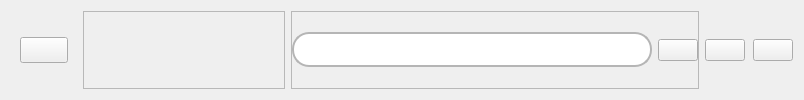
        <widget class="QWidget" name="headerContainer" native="true">
         <layout class="QHBoxLayout" name="horizontalLayout_3">
          <property name="leftMargin">
           <number>11</number>
          </property>
          <item alignment="Qt::AlignLeft">
           <widget class="QWidget" name="widget" native="true">
            <layout class="QHBoxLayout" name="horizontalLayout_10">
             <item>
              <widget class="QPushButton" name="btn_menu">
               <property name="font">
                <font>
                 <pointsize>11</pointsize>
                </font>
               </property>
               <property name="toolTip">
                <string>Menu</string>
               </property>
               <property name="text">
                <string/>
               </property>
               <property name="icon">
                <iconset resource="../assets/resources.qrc">
                 <normaloff>:/white_icons/iconos/menu.svg</normaloff>:/white_icons/iconos/menu.svg</iconset>
               </property>
               <property name="iconSize">
                <size>
                 <width>24</width>
                 <height>24</height>
                </size>
               </property>
               <property name="checkable">
                <bool>true</bool>
               </property>
               <property name="autoExclusive">
                <bool>false</bool>
               </property>
              </widget>
             </item>
            </layout>
           </widget>
          </item>
          <item alignment="Qt::AlignLeft">
           <widget class="QFrame" name="frame_4">
            <property name="frameShape">
             <enum>QFrame::StyledPanel</enum>
            </property>
            <property name="frameShadow">
             <enum>QFrame::Raised</enum>
            </property>
            <layout class="QHBoxLayout" name="horizontalLayout_5">
             <property name="spacing">
              <number>6</number>
             </property>
             <property name="leftMargin">
              <number>0</number>
             </property>
             <property name="topMargin">
              <number>0</number>
             </property>
             <property name="rightMargin">
              <number>0</number>
             </property>
             <property name="bottomMargin">
              <number>0</number>
             </property>
             <item>
              <widget class="QLabel" name="label">
               <property name="minimumSize">
                <size>
                 <width>200</width>
                 <height>0</height>
                </size>
               </property>
               <property name="maximumSize">
                <size>
                 <width>16777215</width>
                 <height>16777215</height>
                </size>
               </property>
               <property name="font">
                <font>
                 <pointsize>10</pointsize>
                 <weight>75</weight>
                 <bold>true</bold>
                </font>
               </property>
               <property name="text">
                <string/>
               </property>
               <property name="textFormat">
                <enum>Qt::MarkdownText</enum>
               </property>
               <property name="pixmap">
                <pixmap>:/usuarioIcons/hcu.png</pixmap>
               </property>
               <property name="scaledContents">
                <bool>true</bool>
               </property>
              </widget>
             </item>
            </layout>
           </widget>
          </item>
          <item>
           <widget class="QFrame" name="frame_5">
            <property name="styleSheet">
             <string notr="true">QLineEdit{
	border: 2px solid #b5b5b5;
	background: rgb(255, 255, 255);
	border-radius:17px;
    padding: 0px 0px 2px 8px;
	color: rgb(0, 0, 0);
	
}</string>
            </property>
            <property name="inputMethodHints">
             <set>Qt::ImhNone</set>
            </property>
            <property name="frameShape">
             <enum>QFrame::StyledPanel</enum>
            </property>
            <property name="frameShadow">
             <enum>QFrame::Raised</enum>
            </property>
            <layout class="QHBoxLayout" name="horizontalLayout_6">
             <property name="spacing">
              <number>6</number>
             </property>
             <property name="leftMargin">
              <number>0</number>
             </property>
             <property name="topMargin">
              <number>0</number>
             </property>
             <property name="rightMargin">
              <number>0</number>
             </property>
             <property name="bottomMargin">
              <number>0</number>
             </property>
             <item alignment="Qt::AlignRight">
              <widget class="QLineEdit" name="lineEdit">
               <property name="minimumSize">
                <size>
                 <width>360</width>
                 <height>35</height>
                </size>
               </property>
               <property name="maximumSize">
                <size>
                 <width>16777215</width>
                 <height>16777215</height>
                </size>
               </property>
              </widget>
             </item>
             <item alignment="Qt::AlignRight">
              <widget class="QPushButton" name="btn_buscar">
               <property name="text">
                <string/>
               </property>
               <property name="icon">
                <iconset resource="../assets/resources.qrc">
                 <normaloff>:/white_icons/iconos/search.svg</normaloff>:/white_icons/iconos/search.svg</iconset>
               </property>
               <property name="iconSize">
                <size>
                 <width>24</width>
                 <height>24</height>
                </size>
               </property>
              </widget>
             </item>
            </layout>
           </widget>
          </item>
          <item alignment="Qt::AlignRight">
           <widget class="QFrame" name="frame_6">
            <layout class="QHBoxLayout" name="horizontalLayout_4">
             <property name="spacing">
              <number>8</number>
             </property>
             <property name="leftMargin">
              <number>0</number>
             </property>
             <property name="topMargin">
              <number>0</number>
             </property>
             <property name="rightMargin">
              <number>0</number>
             </property>
             <property name="bottomMargin">
              <number>0</number>
             </property>
             <item>
              <widget class="QPushButton" name="btn_notif">
               <property name="text">
                <string/>
               </property>
               <property name="icon">
                <iconset resource="../assets/resources.qrc">
                 <normaloff>:/white_icons/iconos/user.svg</normaloff>:/white_icons/iconos/user.svg</iconset>
               </property>
               <property name="iconSize">
                <size>
                 <width>24</width>
                 <height>24</height>
                </size>
               </property>
               <property name="checkable">
                <bool>true</bool>
               </property>
              </widget>
             </item>
             <item>
              <widget class="QPushButton" name="btn_usuario">
               <property name="text">
                <string/>
               </property>
               <property name="icon">
                <iconset resource="../assets/resources.qrc">
                 <normaloff>:/white_icons/iconos/user.svg</normaloff>:/white_icons/iconos/user.svg</iconset>
               </property>
               <property name="iconSize">
                <size>
                 <width>24</width>
                 <height>24</height>
                </size>
               </property>
               <property name="checkable">
                <bool>true</bool>
               </property>
              </widget>
             </item>
            </layout>
           </widget>
          </item>
         </layout>
        </widget>
